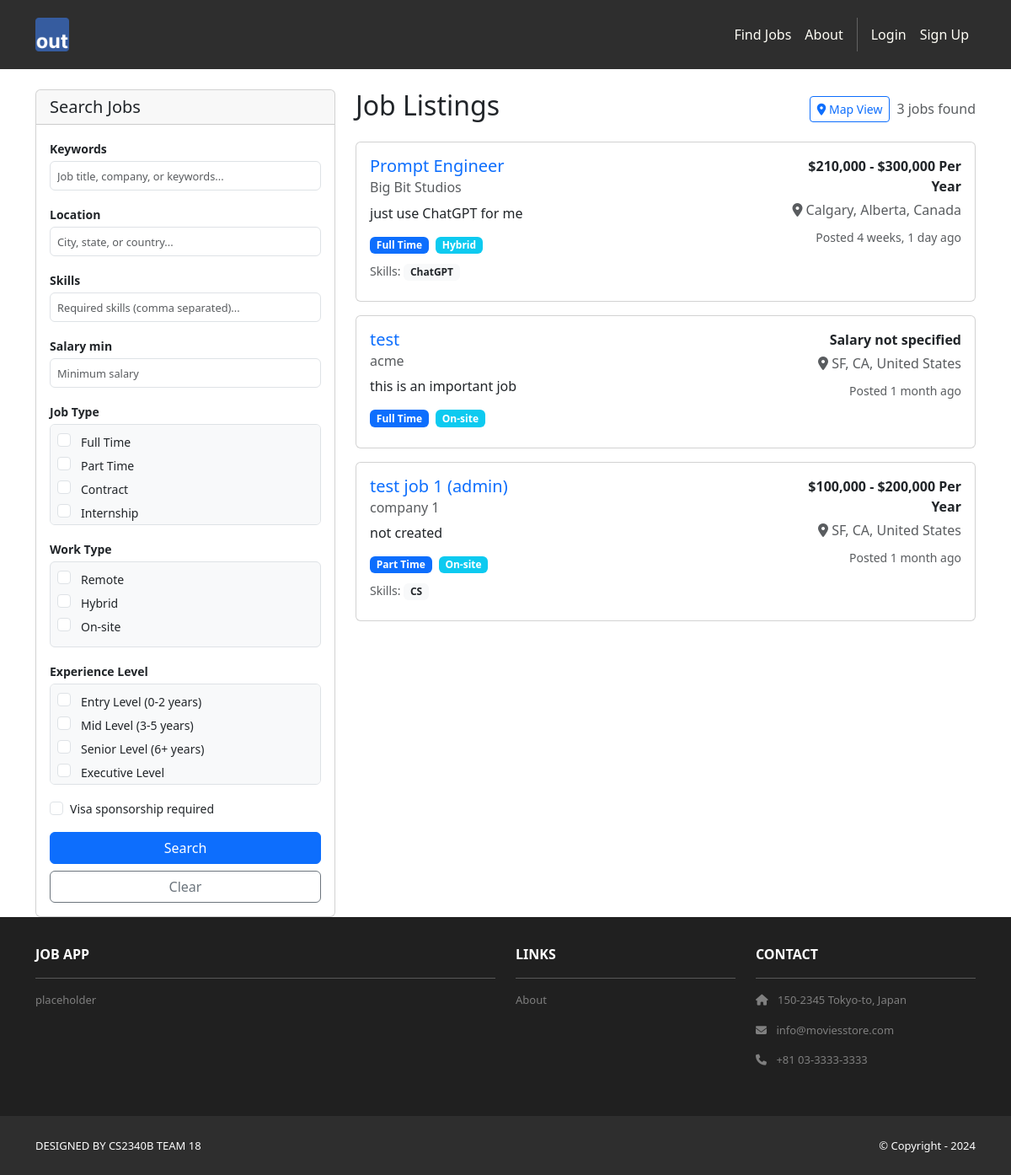
The app's page /jobs/, older data.
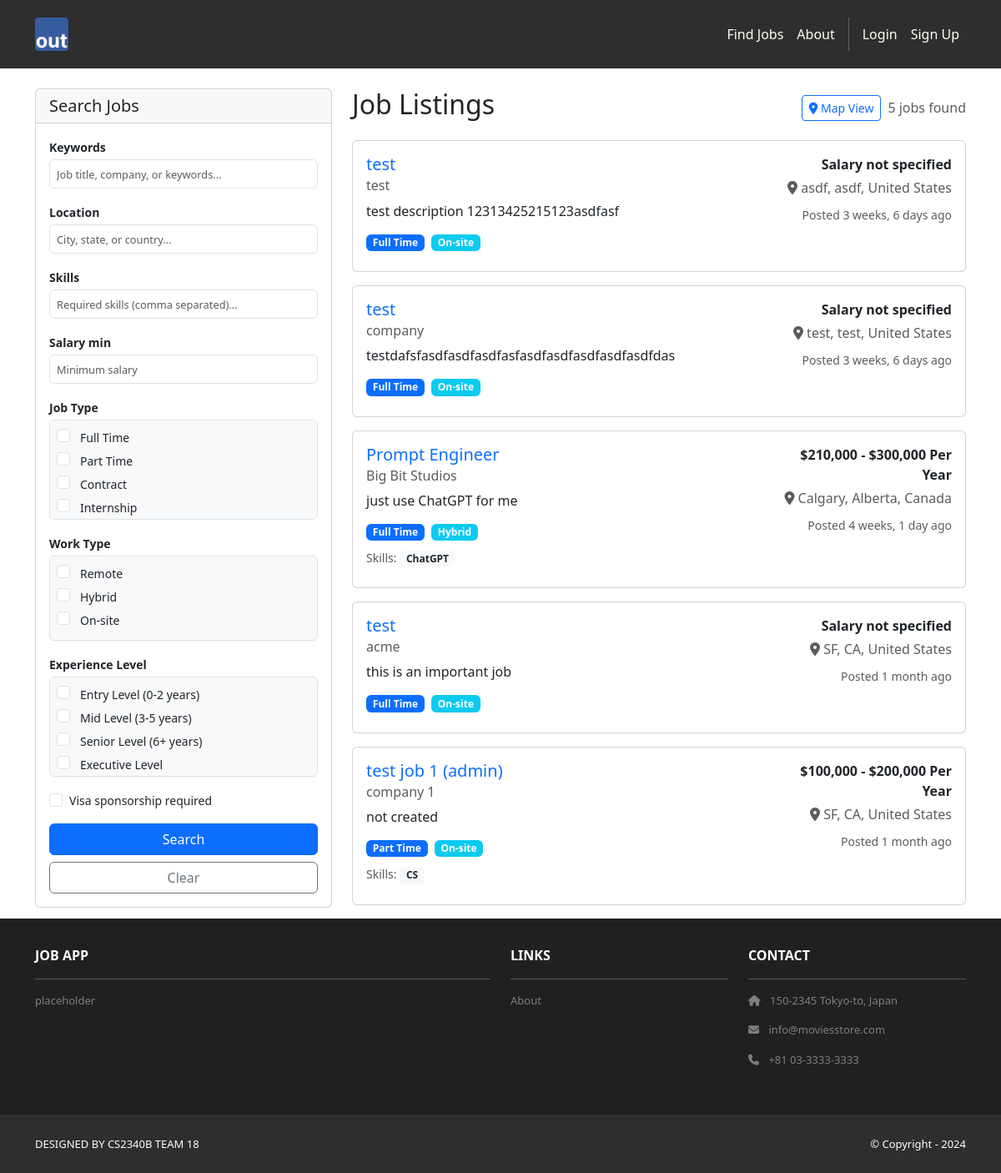
The same page, newer data.
### jobs/models.py (models this page shows, shortened)
class Job(models.Model):
    JOB_TYPE_CHOICES = [
        ('full_time', 'Full Time'),
        ('part_time', 'Part Time'),
        ('contract', 'Contract'),
        ('internship', 'Internship'),
        ('temporary', 'Temporary'),
    ]
    REMOTE_CHOICES = [
        ('remote', 'Remote'),
        ('hybrid', 'Hybrid'),
        ('onsite', 'On-site'),
    ]
    EXPERIENCE_CHOICES = [
        ('entry', 'Entry Level (0-2 years)'),
        ('mid', 'Mid Level (3-5 years)'),
        ('senior', 'Senior Level (6+ years)'),
        ('executive', 'Executive Level'),
    ]
    title = models.CharField(max_length=200)
    company = models.CharField(max_length=200)
    description = models.TextField()
    requirements = models.TextField(help_text="Job requirements and qualifications")
    posted_by = models.ForeignKey(User, on_delete=models.CASCADE, related_name='posted_jobs')
    job_type = models.CharField(max_length=20, choices=JOB_TYPE_CHOICES, default='full_time')
    remote_type = models.CharField(max_length=20, choices=REMOTE_CHOICES, default='onsite')
    experience_level = models.CharField(max_length=20, choices=EXPERIENCE_CHOICES, default='mid')
    salary_min = models.DecimalField(max_digits=10, decimal_places=2, null=True, blank=True)
    salary_max = models.DecimalField(max_digits=10, decimal_places=2, null=True, blank=True)
    salary_currency = models.CharField(max_length=3, default='USD')
    salary_period = models.CharField(max_length=20, choices=[
        ('hourly', 'Per Hour'),
        ('monthly', 'Per Month'),
        ('yearly', 'Per Year'),
    ], default='yearly')
    city = models.CharField(max_length=100)
    state = models.CharField(max_length=100)
    country = models.CharField(max_length=100, default='United States')
    postal_code = models.CharField(max_length=20, blank=True)
    latitude = models.DecimalField(max_digits=9, decimal_places=6, null=True, blank=True, help_text="Latitude for map display")
    longitude = models.DecimalField(max_digits=9, decimal_places=6, null=True, blank=True, help_text="Longitude for map display")
    full_address = models.TextField(blank=True, help_text="Full address for geocoding and display")
    required_skills = models.TextField(blank=True, help_text="Required skills, separated by commas")
    preferred_skills = models.TextField(blank=True, help_text="Preferred skills, separated by commas")
    visa_sponsorship = models.BooleanField(default=False, help_text="Visa sponsorship available")
    benefits = models.TextField(blank=True, help_text="Benefits and perks")
    is_active = models.BooleanField(default=True)
    application_deadline = models.DateField(null=True, blank=True)
    created_at = models.DateTimeField(auto_now_add=True)
    updated_at = models.DateTimeField(auto_now=True)
    class Meta:
        ordering = ['-created_at']
        verbose_name = 'Job Posting'
        verbose_name_plural = 'Job Postings'
    def get_location_display(self):
        return f"{self.city}, {self.state}, {self.country}"
    def get_salary_display(self):
        if self.salary_min and self.salary_max:
            return f"${self.salary_min:,.0f} - ${self.salary_max:,.0f} {self.get_salary_period_display()}"
        elif self.salary_min:
            return f"${self.salary_min:,.0f}+ {self.get_salary_period_display()}"
        return "Salary not specified"
    def get_required_skills_list(self):
        if self.required_skills:
            return [skill.strip() for skill in self.required_skills.split(',') if skill.strip()]
        return []

### jobs/views.py (the view, shortened to what this page needs)
# urls.py: path('', views.job_list, name='list'),
def job_list(request):
    form = JobSearchForm(request.GET or None)
    jobs = Job.objects.filter(is_active=True)
    paginator = Paginator(jobs, 10)  # Show 10 jobs per page
    page_number = request.GET.get('page')
    page_obj = paginator.get_page(page_number)
    context = {
        'template_data': {
            'title': 'Find Jobs',
            'user_type': getattr(request.user.userprofile, 'user_type', None) if request.user.is_authenticated else None
        },
        'form': form,
        'page_obj': page_obj,
        'jobs_count': jobs.count()
    }
    return render(request, 'jobs/job_list.html', context)

### jobs/templates/jobs/job_list.html (shortened to what the changed rows need)
{% extends 'base.html' %}
{% block content %}
<div class="container mt-4">
    <div class="row">
        <div class="col-lg-4 col-md-5">
            <div class="card">
                <div class="card-body">
                    <form method="GET">
                        <div class="mb-3">
                            <div class="form-check-container">
                                {% for value, label in form.job_type.field.choices %}
                                    <div class="form-check form-check-sm">
                                        <input type="checkbox" class="form-check-input"
                                               name="job_type" value="{{ value }}" id="id_job_type_{{ forloop.counter0 }}"
                                               {% if value in request.GET.job_type %}checked{% endif %}>
                                        <label class="form-check-label small" for="id_job_type_{{ forloop.counter0 }}">
                                            {{ label }}
                                        </label>
                                    </div>
                                {% endfor %}
                            </div>
                        </div>
                        <div class="mb-3">
                            <div class="form-check-container">
                                {% for value, label in form.remote_type.field.choices %}
                                    <div class="form-check form-check-sm">
                                        <input type="checkbox" class="form-check-input"
                                               name="remote_type" value="{{ value }}" id="id_remote_type_{{ forloop.counter0 }}"
                                               {% if value in request.GET.remote_type %}checked{% endif %}>
                                        <label class="form-check-label small" for="id_remote_type_{{ forloop.counter0 }}">
                                            {{ label }}
                                        </label>
                                    </div>
                                {% endfor %}
                            </div>
                        </div>
                        <div class="mb-3">
                            <div class="form-check-container">
                                {% for choice in form.experience_level %}
                                    <div class="form-check form-check-sm">
                                        {{ choice.tag }}
                                        <label class="form-check-label small" for="{{ choice.id_for_label }}">
                                            {{ choice.choice_label }}
                                        </label>
                                    </div>
                                {% endfor %}
                            </div>
                        </div>
                    </form>
                </div>
            </div>
        </div>
        <div class="col-lg-8 col-md-7">
            <div class="d-flex justify-content-between align-items-center mb-3">
                <h2>Job Listings</h2>
                <div class="d-flex align-items-center gap-2">
                    <a href="{% url 'jobs:map' %}" class="btn btn-outline-primary btn-sm">
                        <i class="fas fa-map-marker-alt"></i> Map View
                    </a>
                    <span class="text-muted">{{ jobs_count }} jobs found</span>
                </div>
            </div>
            {% if page_obj %}
                {% for job in page_obj %}
                <div class="card mb-3">
                    <div class="card-body">
                        <div class="row">
                            <div class="col-md-8">
                                <h5 class="card-title">
                                    <a href="{% url 'jobs:detail' job.pk %}" class="text-decoration-none">
                                        {{ job.title }}
                                    </a>
                                </h5>
                                <h6 class="card-subtitle mb-2 text-muted">{{ job.company }}</h6>
                                <p class="card-text">{{ job.description|truncatewords:30 }}</p>
                                <div class="d-flex flex-wrap gap-2 mb-2">
                                    <span class="badge bg-primary">{{ job.get_job_type_display }}</span>
                                    <span class="badge bg-info">{{ job.get_remote_type_display }}</span>
                                </div>
                                {% if job.get_required_skills_list %}
                                    <div class="mb-2">
                                        <small class="text-muted">Skills: </small>
                                        {% for skill in job.get_required_skills_list|slice:":5" %}
                                            <span class="badge bg-light text-dark">{{ skill }}</span>
                                        {% endfor %}
                                    </div>
                                {% endif %}
                            </div>
                            <div class="col-md-4 text-end">
                                <p class="mb-1"><strong>{{ job.get_salary_display }}</strong></p>
                                <p class="text-muted mb-2">
                                    <i class="fas fa-map-marker-alt"></i> {{ job.get_location_display }}
                                </p>
                                <small class="text-muted">Posted {{ job.created_at|timesince }} ago</small>
                            </div>
                        </div>
                    </div>
                </div>
                {% empty %}
                <div class="text-center py-5">
                    <h4>No jobs found</h4>
                    <p class="text-muted">Try adjusting your search criteria</p>
                </div>
                {% endfor %}
            {% else %}
                <div class="text-center py-5">
                    <h4>No jobs available</h4>
                    <p class="text-muted">Check back later for new opportunities</p>
                </div>
            {% endif %}
        </div>
    </div>
</div>
{% endblock %}

Row changes from the older to the newer data that the page shows:
added Job: title "test", company "test", description "test description 12313425215123asdfasf", job_type "Full Time", remote_type "On-site", salary "Salary not specified", location "asdf, asdf, United States", created_at "3 weeks, 6 days"
added Job: title "test", company "company", description "testdafsfasdfasdfasdfasfasdfasdfasdfasdfasdfdas", job_type "Full Time", remote_type "On-site", salary "Salary not specified", location "test, test, United States", created_at "3 weeks, 6 days"
Text that changed along with them:
{{ jobs_count }}: "3" → "5"
